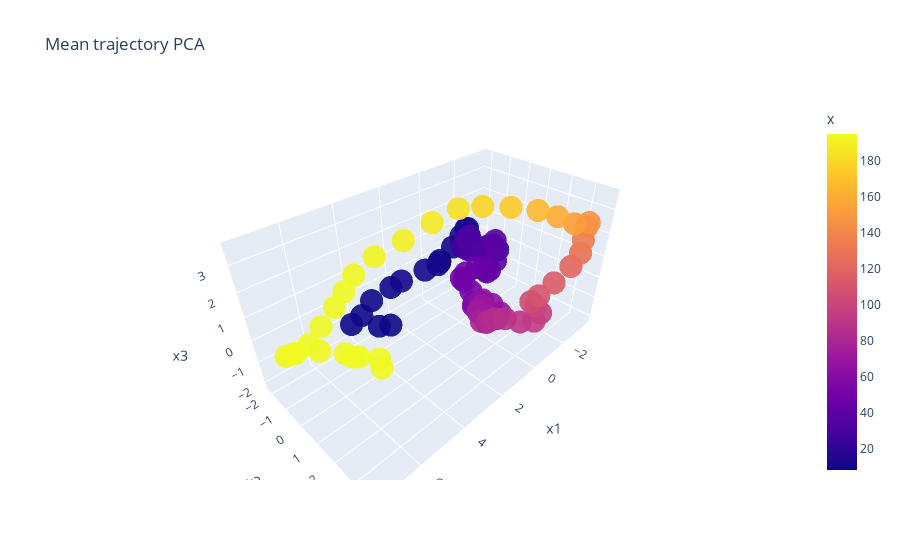

Notebook cell for this chart:
### Code cell
# For this one, we need to make every trial the same length with interpolation

print("Mean length: ", meanLength)

interpolatedData = np.zeros((meanLength, 3, data["lap"].max() - startAt))
interpolatedPos = np.zeros((meanLength, (data["lap"].max() - startAt)))

for i in range(startAt, data["lap"].max()):

    centredID = i - startAt
    posData = data[data["lap"] == i]

    lapData = pca_embedding[data["lap"] == i, :]

    durationTrial = len(lapData)
    timeVector = [(1/durationTrial) * i for i in range(0, durationTrial)]
    goalVector = [(1/meanLength) * i for i in range(0, meanLength)]
    positionVector = posData["x"]

    if durationTrial != meanLength:
        newDataMat = np.zeros((meanLength, 3))
        interpPos = np.interp(goalVector, timeVector, positionVector)
        for d in range(0, 3):
            neuralData = lapData[:, d]
            interpVector = np.interp(goalVector, timeVector, neuralData)
            newDataMat[:, d] = interpVector
    else:
        newDataMat = lapData

    interpolatedData[:, :, i - startAt] = newDataMat
    interpolatedPos[:, centredID] = interpPos

mean_Trajectory = np.mean(interpolatedData, axis = 2)
mean_Position = np.mean(interpolatedPos, axis = 1)

interpDF = pd.DataFrame(mean_Trajectory, columns=['x1', 'x2', 'x3'])
interpDF["x"] = mean_Position

fig = px.scatter_3d(interpDF, x = "x1", y = "x2", z = "x3", color = "x", opacity=0.9, 
                    title="Mean trajectory PCA")
fig.show()

### Figure 1 — Plotly figure (JSON) as saved in the notebook; plotly's stock layout.template omitted (floating-point values rounded to 4 significant figures)
{"data": [{"hovertemplate": "x1=%{x}<br>x2=%{y}<br>x3=%{z}<br>x=%{marker.color}<extra></extra>", "legendgroup": "", "marker": {"color": [8.375, 8.633, 8.77, 8.92, 9.092, 9.799, 10.84, 10.7, 10.34, 10.08, 10.28, 10.5, 11.56, 12.8, 13.61, 14.3, 14.57, 15.41, 17.18, 19.4, 21.49, 23.66, 25.69, 27.1, 28.32, 29.63, 30.81, 30.88, 31.69, 32.77, 33.95, 35.57, 37.02, 38.09, 38.85, 39.65, 41.09, 41.85, 43.52, 45.93, 46.74, 46.88, 48.98, 51.38, 53.47, 55.49, 57.15, 60.68, 62.79, 64.27, 65.35, 66.21, 67.77, 68.95, 70.04, 73.42, 76.9, 79.66, 82.53, 84.87, 87.31, 89.65, 93.68, 95.6, 99.71, 104.9, 109.9, 114.9, 121.5, 127.9, 133.7, 139.0, 146.6, 152.2, 158.8, 165.6, 172.8, 178.9, 184.0, 188.5, 191.0, 193.0, 193.9, 194.5, 194.5, 194.6, 194.5, 194.4, 194.5, 194.4, 194.3, 194.4, 194.4, 194.5, 194.5, 194.4], "coloraxis": "coloraxis", "opacity": 0.9, "symbol": "circle"}, "mode": "markers", "name": "", "scene": "scene", "showlegend": false, "type": "scatter3d", "x": [5.152, 3.91, 4.108, 4.275, 3.494, 2.404, 1.797, 0.6277, -0.07151, 0.1411, -0.1068, -1.329, -2.205, -2.619, -2.606, -2.423, -2.125, -2.044, -2.572, -3.312, -3.562, -2.902, -2.09, -2.049, -2.594, -2.839, -3.051, -2.863, -2.453, -2.345, -2.636, -3.3, -3.645, -3.563, -3.031, -2.404, -2.429, -2.712, -2.669, -2.141, -1.28, -0.9005, -0.881, -0.8782, -0.6692, -0.4393, -0.5577, -0.9475, -1.174, -1.523, -1.535, -1.155, -0.648, -0.3948, -0.2382, 0.0721, -0.1155, -0.5117, -0.5474, -0.6743, -0.9055, -1.138, -1.376, -1.492, -1.159, -0.6977, -0.6969, -1.168, -1.923, -2.423, -2.635, -2.679, -2.471, -1.808, -1.291, -0.8256, -0.3562, 0.03681, 0.6049, 1.541, 2.58, 3.623, 4.418, 4.874, 5.346, 6.031, 6.679, 7.187, 7.485, 7.269, 6.5, 5.848, 5.713, 5.603, 5.034, 5.032], "y": [-0.3504, 0.2059, -0.2229, -1.018, -1.435, -1.602, -1.663, -1.505, -1.332, -1.228, -1.364, -1.793, -2.097, -2.183, -2.073, -1.826, -1.673, -1.883, -2.019, -1.685, -0.9764, -1.029, -1.446, -1.855, -1.926, -2.005, -2.189, -2.165, -1.983, -1.628, -1.177, -1.068, -1.227, -1.122, -0.6569, -0.4695, -0.6451, -0.9196, -1.011, -0.9812, -0.9205, -0.8244, -0.654, -0.2206, 0.1833, 0.3305, 0.2568, 0.2138, 0.217, 0.4805, 0.9557, 1.115, 0.7413, 0.6718, 0.9345, 1.032, 1.074, 1.036, 1.137, 1.313, 1.698, 2.29, 2.795, 2.968, 2.907, 2.934, 3.236, 3.505, 3.663, 3.689, 3.594, 3.598, 3.763, 3.552, 3.154, 2.646, 1.857, 0.9303, 0.2947, -0.08072, -0.4533, -0.8012, -0.9804, -1.007, -0.9781, -0.8331, -0.6147, -0.5767, -0.6715, -0.6534, -0.3278, 0.1456, 0.3723, 0.5662, 0.9218, 1.002], "z": [0.3447, -0.08724, -0.2705, -0.1321, -0.07801, -0.08428, -0.09773, -0.02943, 0.1268, 0.1408, 0.1843, 0.1612, 0.2709, 0.4534, 0.5111, 0.2985, 0.1596, -0.04434, -0.4652, -0.6592, -0.5578, -0.09756, 0.1066, -0.1479, -0.5653, -0.5565, -0.404, -0.01799, 0.05074, -0.3164, -0.4133, -0.2351, -0.1969, -0.4663, -0.7831, -0.9255, -1.126, -1.295, -1.156, -0.9218, -0.7798, -0.8366, -0.8942, -1.227, -1.493, -1.502, -1.467, -1.601, -1.617, -1.91, -2.136, -2.143, -1.92, -1.488, -1.034, -1.159, -1.731, -2.037, -1.922, -1.775, -1.683, -1.653, -1.458, -1.001, -0.5053, -0.03855, 0.3958, 0.8785, 1.321, 1.691, 2.122, 2.649, 2.952, 3.069, 3.38, 3.596, 3.606, 3.463, 3.354, 3.013, 2.559, 2.198, 1.731, 1.248, 0.846, 0.4802, 0.2373, 0.2018, 0.1984, 0.1599, 0.008973, -0.227, -0.3238, -0.2587, -0.4836, -0.8566]}], "layout": {"coloraxis": {"colorbar": {"title": {"text": "x"}}, "colorscale": [[0, "#0d0887"], [0.1111, "#46039f"], [0.2222, "#7201a8"], [0.3333, "#9c179e"], [0.4444, "#bd3786"], [0.5556, "#d8576b"], [0.6667, "#ed7953"], [0.7778, "#fb9f3a"], [0.8889, "#fdca26"], [1, "#f0f921"]]}, "legend": {"tracegroupgap": 0}, "scene": {"domain": {"x": [0, 1], "y": [0, 1]}, "xaxis": {"title": {"text": "x1"}}, "yaxis": {"title": {"text": "x2"}}, "zaxis": {"title": {"text": "x3"}}}, "title": {"text": "Mean trajectory PCA"}}}
